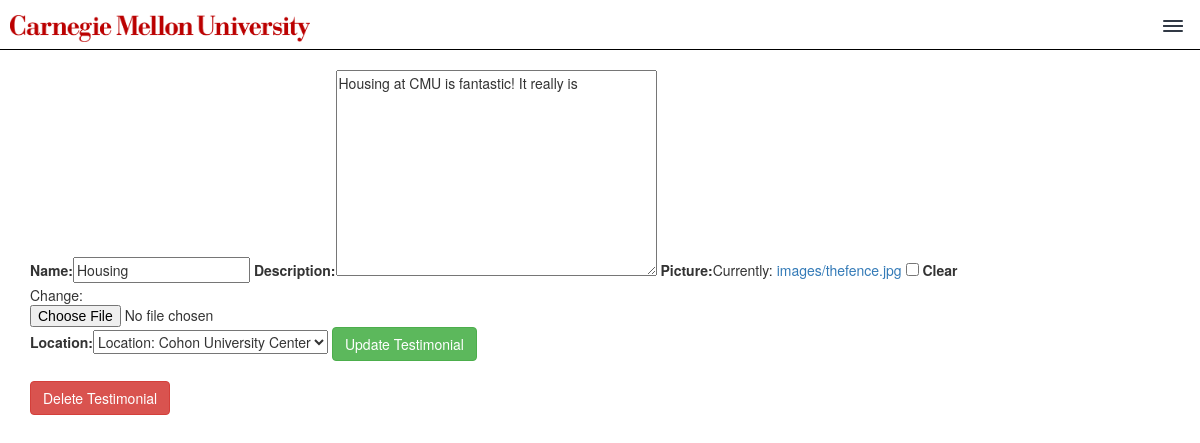
The page /testimonial/edit?id=1 (signed in) on the database its author committed.
### tours/models.py (models this page shows, shortened)
class Testimonial(models.Model):
	name = models.CharField(max_length=160)
	description = models.TextField(max_length=430, blank=True)
	picture = models.FileField(upload_to="images", blank=True)
	location = models.ForeignKey(Location)

class Location(models.Model):
	name = models.CharField(max_length=160)
	description = models.TextField(max_length=430, blank=True)
	latitude = models.FloatField(blank=True, null=True)
	longitude = models.FloatField(blank=True, null=True)
	picture = models.FileField(upload_to="images", blank=True)
	def __str__(self):
		return 'Location: ' + self.name

### tours/views.py (the view)
# urls.py: url(r'^testimonial/edit$', tours_views.edit_testimonial, name='edit_testimonial'),
@login_required
def edit_testimonial(request):
	tid = request.GET.get('id', '')
	context = dict()
	context['edit'] = True
	testimonial = get_object_or_404(Testimonial, pk=tid)
	context['testimonial'] = testimonial
	if request.method == 'POST':
		form = TestimonialForm(request.POST, request.FILES or None, instance=testimonial)
		if form.is_valid():
			form.save()
			return list_all(request)
	context['form'] = TestimonialForm(instance=testimonial)
	return render(request, 'tours/new_testimonial.html', context)

### tours/forms.py (shortened to what this page needs)
class TestimonialForm(forms.ModelForm):
    class Meta:
        model = Testimonial
        exclude = ()

### tours/templates/tours/new_testimonial.html (shortened to what this page needs)
{% extends "tours/base.html" %}
{% block content %}
<div class="container">
<br>
{% if edit %}
<form method="post" action="{% url 'edit_testimonial' %}?id={{testimonial.pk}}" enctype="multipart/form-data">
{% else %}
<form method="post" action="{% url 'new_testimonial' %}" enctype="multipart/form-data">
{% endif %}
	{% load bootstrap %}
	{{ form|bootstrap }}
    {% if edit %}
    <input type="submit" class="btn btn-success" value="Update Testimonial" />
    {% else %}
	<input type="submit" class="btn btn-success" value="Add Testimonial" />
	{% endif %}
</form>
<br>
{% if edit %}
<a href="{% url 'delete_testimonial' %}?id={{testimonial.pk}}" class="btn btn-danger">Delete Testimonial</a>
{% endif %}
</div>
{% endblock %}

### tours/static/css/style.css (style rules this page uses)
body { margin: 0; font-family: 'Roboto', sans-serif; }

### rows shown on the page
Testimonial: name "Housing", description "Housing at CMU is fantastic! It really is", location "Location: Cohon University Center"
